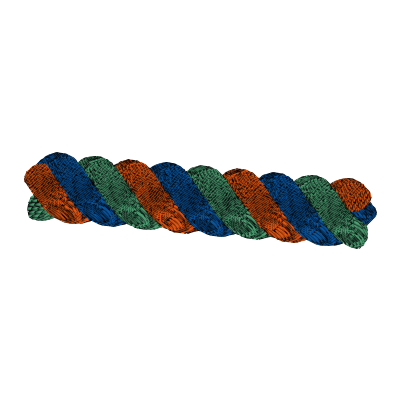
#> input picture docs/images/three-strand-tension.png, 400 x 400 px
$ python -i render_three_strand_prefix.py   (imports and definitions only)
#> lines starting #> are read from the running program, lines starting #| are printed output that depends on the picture
"""Render the saved, valid three-strand loading segment."""
import argparse
import hashlib
import importlib.util
import json
import os
from pathlib import Path
import subprocess

import numpy as np

ROOT = Path(__file__).resolve().parents[1]
CHECKPOINT = "4152797ee8f85ab2b551bf721efeaabd48402775ee74bd08d5c1fea3dc8d316e"


# [65 lines left out: functions descriptor, render, not called in this run]


def encode(source, output):
    if hashlib.sha256((source / "checkpoint.npz").read_bytes()).hexdigest() != CHECKPOINT:
        raise ValueError("Unexpected saved segment")
    with np.load(source / "checkpoint.npz", allow_pickle=False) as saved:
        records = json.loads(str(saved["tables"]))["records"]
    positions = np.load(source / "trajectory_x.npy", mmap_mode="r", allow_pickle=False)
    for i in range(13):
        assert descriptor(positions[i]) == records[i]["x"]
    rendered = json.loads((output / "render.json").read_text())
    assert rendered["renderer"] == "ParaView" and rendered["frames_rendered"] == 13
    assert rendered["resolution"] == [400, 400] and rendered["geometry_scale"] == 1
    assert not rendered["axes"] and not rendered["annotations"]
    assert rendered["source_checkpoint_sha256"] == CHECKPOINT
    for name, expected in rendered["source_vtk_sha256"].items():
        assert hashlib.sha256((output / name).read_bytes()).hexdigest() == expected
    from PIL import Image
    files = [output / "frames" / f"frame_{i:05d}.png" for i in range(13)]
    assert [hashlib.sha256(p.read_bytes()).hexdigest() for p in files] == rendered["png_sha256"]
    pictures = [Image.open(path).convert("RGB") for path in files]
    palette_source = Image.new("RGB", (400, 400 * 13))
    for i, picture in enumerate(pictures):
        palette_source.paste(picture, (0, i * 400))
    palette = palette_source.quantize(colors=256, dither=Image.Dither.NONE)
    indexed = [picture.quantize(palette=palette, dither=Image.Dither.NONE) for picture in pictures]
    gif = output / "three-strand-tension.gif"
    indexed[0].save(gif, save_all=True, append_images=indexed[1:],
                    duration=[150] * 12 + [600], loop=0, optimize=False, disposal=2)
    hashes = [hashlib.sha256(picture.tobytes()).hexdigest() for picture in pictures]
    with Image.open(gif) as animation:
        assert animation.size == (400, 400) and animation.n_frames == 13
        for i, frame in enumerate(indexed):
            animation.seek(i)
            assert np.array_equal(np.asarray(animation.convert("RGB")), np.asarray(frame.convert("RGB")))
    cover = output / "three-strand-tension.png"
    cover.write_bytes(files[-1].read_bytes())
    review = {"passed": True, "frames": 13, "resolution": [400, 400],
        "unique_png_states": len(set(hashes)), "axes": False, "annotations": False,
        "geometry_scale": 1, "actual_source_frames": list(range(13)),
        "no_interpolation": True, "source_checkpoint_sha256": CHECKPOINT,
        "gif_sha256": hashlib.sha256(gif.read_bytes()).hexdigest(), "gif_bytes": gif.stat().st_size,
        "cover_sha256": hashlib.sha256(cover.read_bytes()).hexdigest(),
        "decoded_frames_match_quantized_pngs": True,
        "last_minus_first_max_displacement_m": float(np.linalg.norm(positions[12] - positions[0], axis=1).max()),
        "visual_review_passed": False}
    (output / "media-review.json").write_text(json.dumps(review, indent=2) + "\n")
    for picture in pictures + indexed + [palette, palette_source]:
        picture.close()
    print(json.dumps(review, indent=2))


# [13 lines not run here, left out]

>>> import cv2
>>> picture = cv2.imread('../docs/images/three-strand-tension.png', cv2.IMREAD_GRAYSCALE)
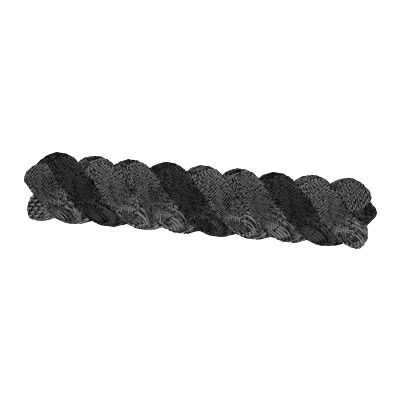
#> picture: shape (400, 400); min 0, max 255, mean 227.5
>>> result = encode(picture, 'out.png')
#> (the run stopped early here; a loop or call above may not have finished)

$ run again, on docs/images/adhesion-adhesive-pull-off.png
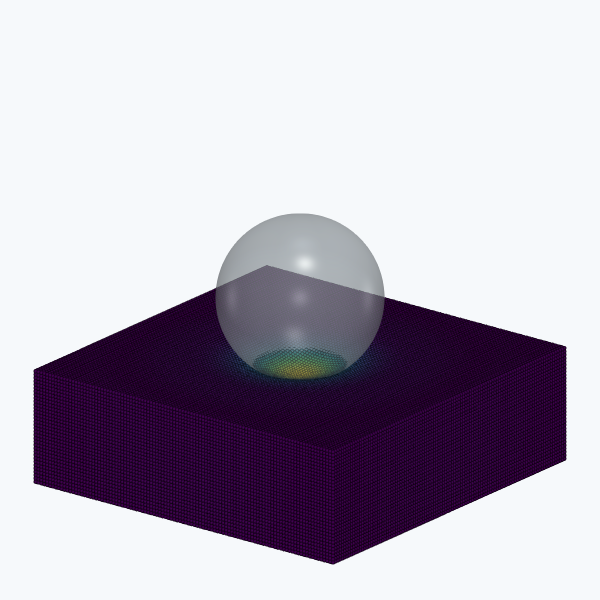
#> input picture docs/images/adhesion-adhesive-pull-off.png, 1200 x 1200 px (shown at 1/2 size)
#> `picture = cv2.imread('../docs/images/three-strand-tension.png', cv2.IM..`:
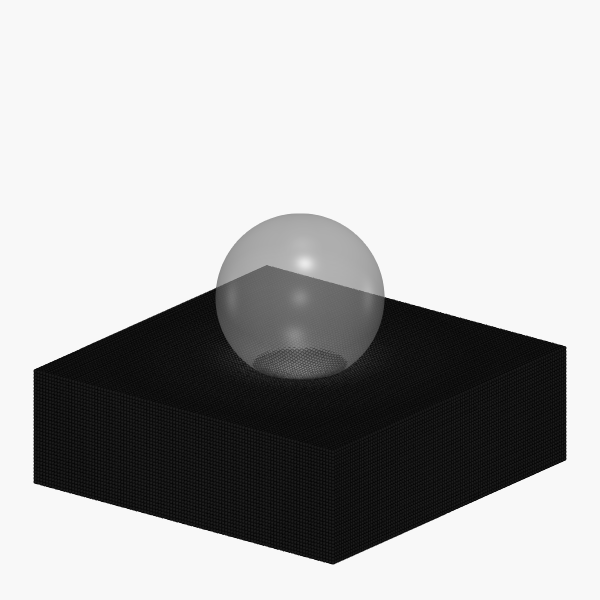
#> picture: shape (1200, 1200) (shown at 1/2 size); min 0, max 248, mean 178.3

$ run again, on docs/images/adhesion-lateral-release.png
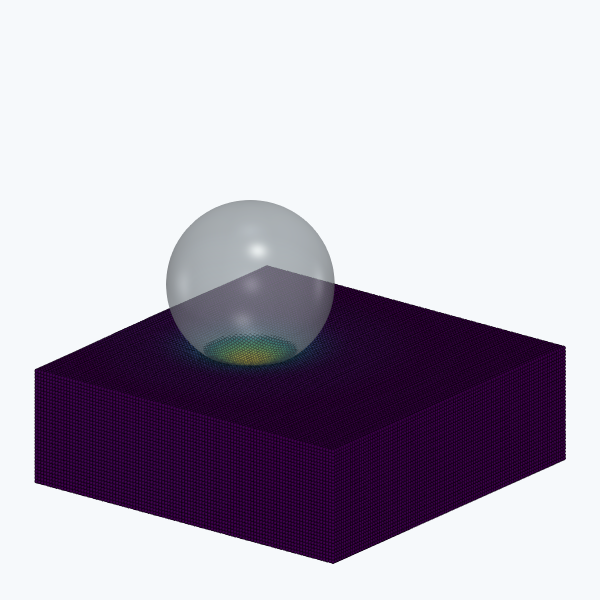
#> input picture docs/images/adhesion-lateral-release.png, 1200 x 1200 px (shown at 1/2 size)
#> `picture = cv2.imread('../docs/images/three-strand-tension.png', cv2.IM..`:
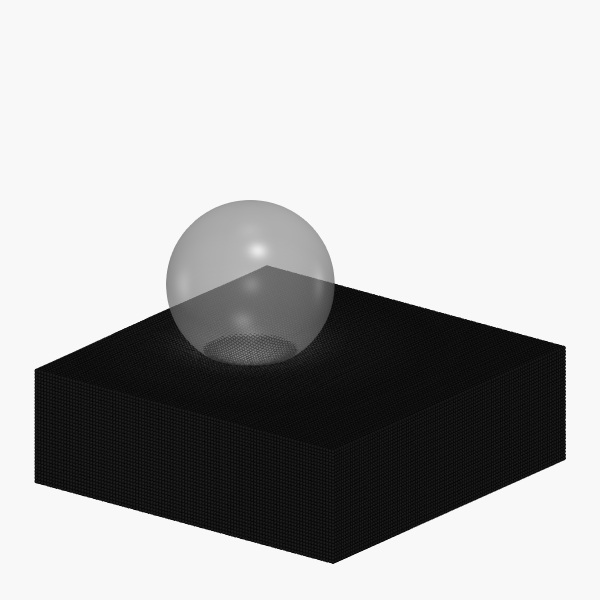
#> picture: shape (1200, 1200) (shown at 1/2 size); min 0, max 248, mean 177.4
